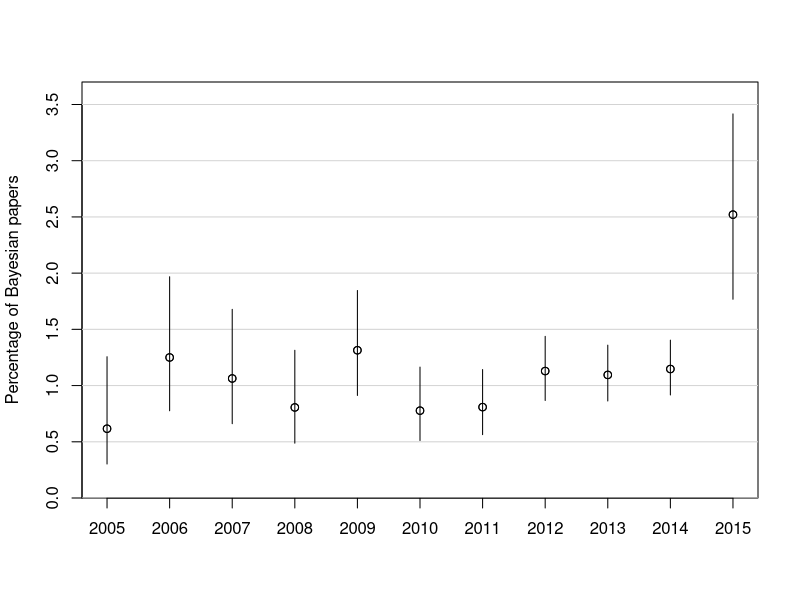

R code for this plot:
allbayes<-c(7,17,17,15,30,22,30,59,73,83,34)
allma<-c(1136,1360,1599,1862,2283,2832,3711,5225,6668,7235,1349)
allprop<-allbayes/allma
alllci<-qbeta(0.025,allbayes+1,allma+1)
alluci<-qbeta(0.975,allbayes+1,allma+1)
theplot<-function() {
plot(2005:2015,allprop*100,ylim=c(0,3.7),xlab='',ylab='Percentage of Bayesian papers',
     xaxp=c(2005,2015,10),yaxp=c(0,3.5,7),xaxs='r',yaxs='i')
ymarx<-seq(from=0,to=3.5,by=0.5)
for(i in 1:8) {
  lines(c(2000,2020),rep(ymarx[i],2),col='lightgrey')
}
points(2005:2015,allprop*100)
for(i in 1:11) {
  lines(rep(2004+i,2),c(alllci[i]*100,alluci[i]*100))
}
}
svglite::svglite('figure1.svg')
theplot()
dev.off()
png('figure1.png')
theplot()
dev.off()
